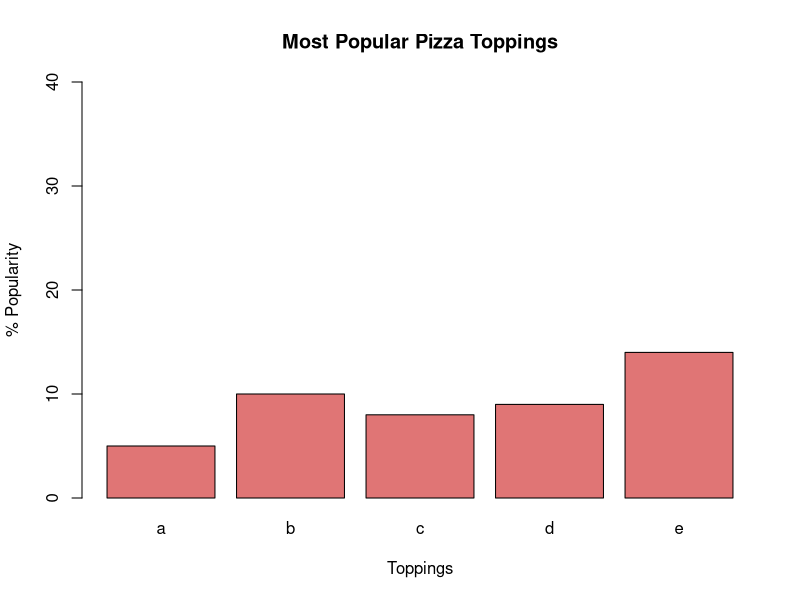

Generate this figure with R:
# create dummy data
data <- data.frame(
  name=letters[1:5],
  value=sample(seq(4,15),5)
)

# Uniform color
barplot(height=data$value, names=data$name, 
        col=rgb(0.8,0.1,0.1,0.6),
        xlab="Toppings", 
        ylab="% Popularity", 
        main="Most Popular Pizza Toppings", 
        ylim=c(0,40)
)
